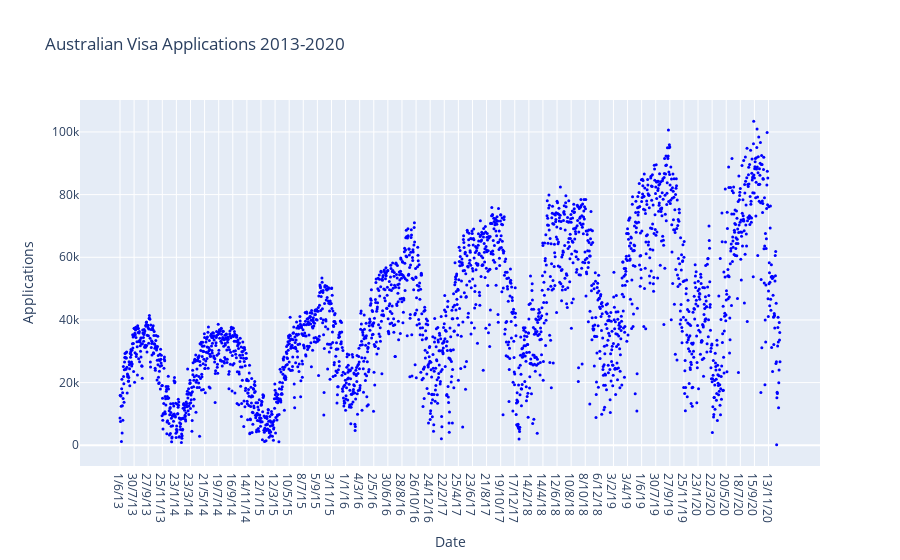

Here is the notebook cell this chart was saved with:
### Code cell
fig = go.Figure()
fig.add_trace(go.Scatter(x=df["date"],
                         y=df["count"],
                         mode='markers',
                         marker=dict(size=3, color="blue")))
fig.update_layout(
    xaxis_title="Date",
    yaxis_title="Applications",
    title_text="Australian Visa Applications 2013-2020"
)
fig.show()

### Figure 1 — Plotly figure (JSON) as saved in the notebook; plotly's stock layout.template omitted (floating-point values rounded to 4 significant figures; data arrays with more than 128 entries replaced by an {"elided": "..."} marker saying what was removed)
{"data": [{"marker": {"color": "blue", "size": 3}, "mode": "markers", "type": "scatter", "x": {"elided": "2763 str values"}, "y": {"elided": "2763 int values"}}], "layout": {"title": {"text": "Australian Visa Applications 2013-2020"}, "xaxis": {"title": {"text": "Date"}}, "yaxis": {"title": {"text": "Applications"}}}}
